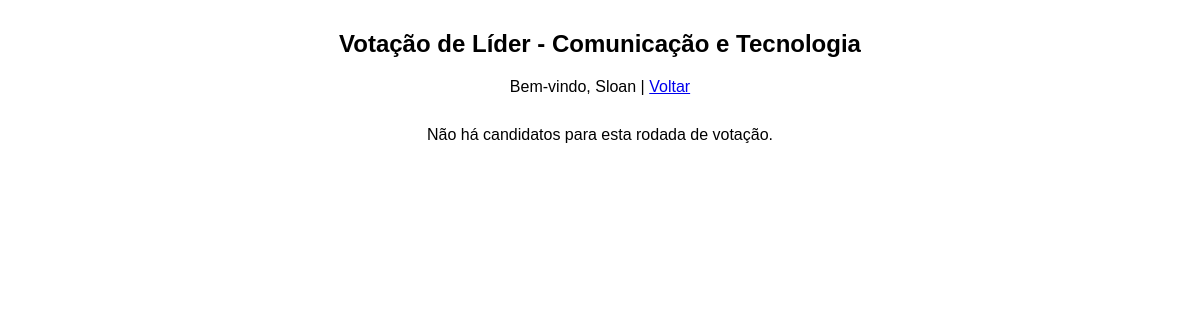
Page /votacao_lider.php?id=10 (signed in) on the committed database.
### tables this page shows
CREATE TABLE `departamentos` (
  `id` int(11) NOT NULL,
  `nome` varchar(150) NOT NULL,
  `lider_escolhido_2026` varchar(100) DEFAULT NULL,
  `indicados` text DEFAULT '[]',
  `votos_json` text DEFAULT NULL,
  `status_votacao` tinyint(1) DEFAULT 0,
  `votos_lider_json` text DEFAULT '[]',
  `votos_contagem` longtext DEFAULT '{}' CHECK (json_valid(`votos_contagem`))
);

### votacao_lider.php (the view, shortened to what this page needs)
<?php
$conn = new mysqli("localhost","root","","votacao");
$dep_id = intval($_GET['id'] ?? 0);
$stmt = $conn->prepare("SELECT * FROM departamentos WHERE id=?");
$stmt->bind_param("i",$dep_id);
$stmt->execute();
$departamento = $stmt->get_result()->fetch_assoc();
if ($departamento['status_votacao'] == 3) {
    $candidatos_ids = json_decode($departamento['candidatos_desempate_json'], true) ?? [];
    $titulo_votacao = "Desempate de Líder";
} else {
    $titulo_votacao = "Votação de Líder";
}
$indicados = [];
?>
<!DOCTYPE html>
<html lang="pt-BR">
<head>
</head>
<body>
    <h2><?php echo $titulo_votacao; ?> - <?php echo htmlspecialchars($departamento['nome']); ?></h2>
    <p>Bem-vindo, <?php echo htmlspecialchars($_SESSION['usuario_nome']); ?> | <a href="departamentos.php">Voltar</a></p>
    <?php if(count($indicados) === 0): ?>
        <p>Não há candidatos para esta rodada de votação.</p>
    <?php endif; ?>
</body>
</html>

### votacao_lider.php (style rules this page uses)
body { font-family:Arial; max-width:600px;margin:30px auto;text-align:center; }
h2 { margin-bottom: 20px; }
p { margin-bottom: 30px; }

### rows in the picture
departamentos: status_votacao "Votação de Líder", nome "Comunicação e Tecnologia"

### other values in the picture
$_SESSION['usuario_nome'] "Sloan"
